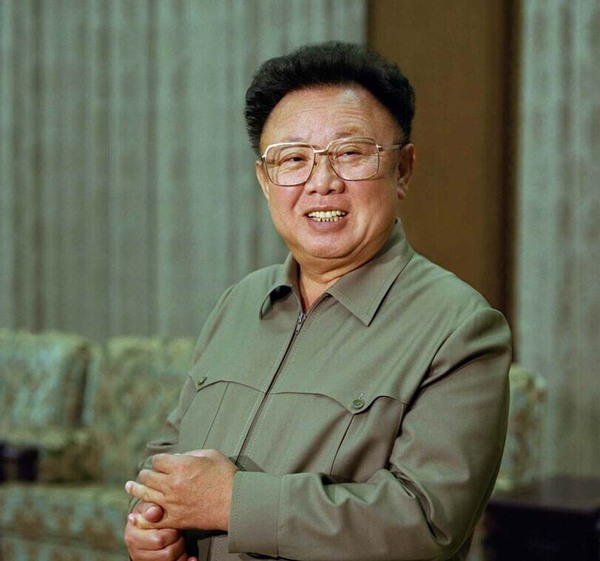
#> input picture Math (1)4.14/img/jin.jpg, 600 x 561 px, found by its file name
$ python affine_cv.py
#> lines starting #> are read from the running program, lines starting #| are printed output that depends on the picture
import cv2
import numpy as np
img = cv2.imread("img/jin.jpg")
#> img is the input picture: shape (561, 600, 3); mean B, G, R 86.2, 106, 103.8
cols, rows, c = np.shape(img)
#> cols = 561; rows = 600; c = 3
theta = np.pi / 4
Ab = np.float32([[np.cos(theta), np.sin(theta), 0],
                 [-np.sin(theta), np.cos(theta), 0]])
img2 = cv2.warpAffine(img,Ab,(cols,rows))
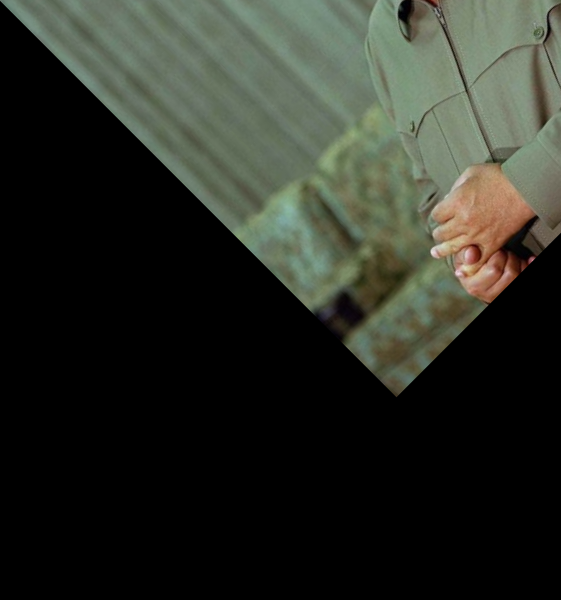
#> img2: shape (600, 561, 3); mean B, G, R 37.9, 46, 42.9
cv2.imshow(' ', img2)
cv2.waitKey(0)


#> (the run stopped early here; a loop or call above may not have finished)
